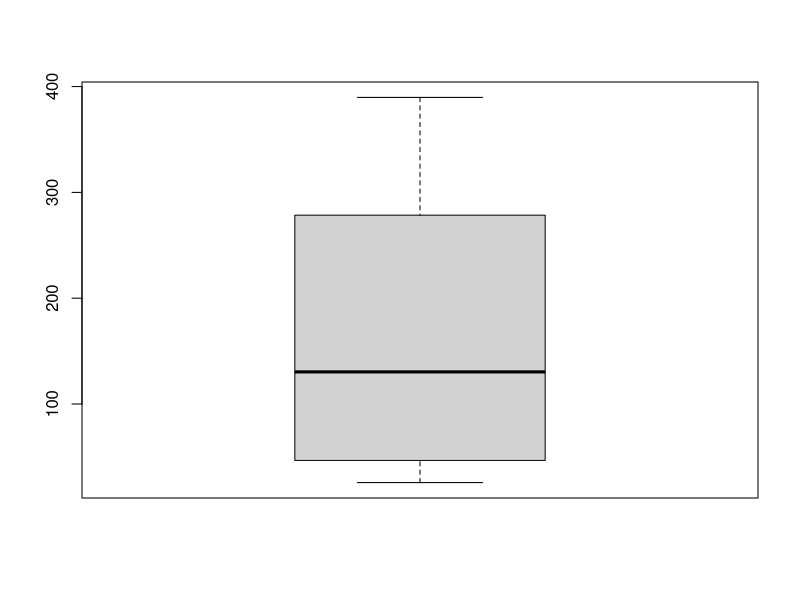

Here is the R script that generated this plot:

### Lab 3: Optimizations
### Leonard Mada

### v1.0

###############

# install.packages("lpSolve")

library(lpSolve)

#### Problems ####

### Problem 1
### Cat Food
### from the Pulp tutorial


### P1.1: Simplified version

# minimize objective
objective.coeff = c(0.013, 0.008)
objective.coeff = list("Chicken"=0.013, "Beef"=0.008)
# constraints
constr.mat = matrix(
	c(
	0.100, 0.080, 0.001, 0.002,
	0.200, 0.100, 0.005, 0.005), nrow=2, byrow=TRUE)

constr.mat = rbind( c(1, 1), t(constr.mat) )
constr.val = c(100, 8, 6, 2, 0.4)
constr.dir = c("=", ">=", ">=", "<=", "<=") # direction

# NON-integer solution
optimum = lp(direction="min", objective.coeff, constr.mat, constr.dir, constr.val)
optimum
optimum$solution


### P1.2: "Complete" version

# minimize objective
objective.coeff = c(0.013, 0.008, 0.002, 0.005)
objective.coeff = list("Chicken"=0.013, "Beef"=0.008, "Rice"=0.002, "Wheat_bran"=0.005)
# constraints
constr.mat = matrix(
	c(
	0.100, 0.080, 0.001, 0.002,
	0.200, 0.100, 0.005, 0.005,
	0.000, 0.010, 0.100, 0.002,
	0.040, 0.010, 0.150, 0.008), nrow=4, byrow=TRUE)

constr.mat = rbind( rep(1, 4), t(constr.mat) )
constr.val = c(100, 8, 6, 2, 0.4)
constr.dir = c("==", ">=", ">=", "<=", "<=") # direction

# NON-integer solution
optimum = lp(direction="min", objective.coeff, constr.mat, constr.dir, constr.val)
optimum
optimum$solution


#################

### Problem 2
### Gas Stations

gen.matrix = function(len, min.quantity=0, huge.quantity=0, val.default=1) {
	len_A = len[1]
	len_B = len[2]
	
	# Min constraints
	len_tot = len_A * len_B * len_B
	if(min.quantity > 0) {
		# will add dummy binary variables
		len_tot = 2 * len_tot
	}
	constr.mat = matrix(
		rep(0, len_tot),
		nrow=len_B, byrow=FALSE)
	for(i in 0:(len_B - 1)) {
		constr.mat[i + 1, 1:len_A + i*len_A] = val.default
	}
	
	# Max constraints
	tmp = matrix(rep(diag(len_A), len_B), nrow=len_A)
	if(min.quantity > 0) {
		tmp = cbind(tmp, matrix(0, nrow=len_A, ncol=len_A * len_B))
	}
	constr.mat = rbind(constr.mat, tmp)
	
	# Min quantity constraints
	if(min.quantity > 0) {
		tmp  = diag(len_A * len_B)
		tmp2 = cbind(tmp, tmp * (-min.quantity) )
		tmp2 = rbind(tmp2, cbind(-tmp, tmp * (huge.quantity) ))
		constr.mat = rbind(constr.mat, tmp2)
	}
	
	return(constr.mat)
}

# generate some distances
rdist = function(len, option=1) {
	if(option == 1) {
		val = runif(len, 10, 20)
	} else if(option == 2) {
		val = runif(len, 5, 20)
		val = val * val
	} else if(option == 3) {
		val = rnorm(len, 10, 8)
		val = val * val
	} else {
		val = rpois(len, 15)
	}
	return(val)
}

### Example

# Max quantity per supplier
supplier.q = c(200, 500, 300)
len = length(supplier.q)
# number of end users
len_gas = 9
# minimize objective
# Distance to gas stations
objective.coeff = rdist(len * len_gas, option=2)
boxplot(objective.coeff)

constr.mat = gen.matrix(c(len, len_gas))

min_val = 85 # 100
constr.val = c(rep(min_val, len_gas), supplier.q)
constr.dir = c(rep(">=", len_gas), rep("<=", len)) # direction

# NON-integer solution
optimum = lp(direction="min", objective.coeff, constr.mat, constr.dir, constr.val)
optimum
optimum$solution
t(matrix(optimum$solution, nrow=len))


#########
### Using Minimal-Quantity Constraint
min_val = 85 # 100
min_transported = 10
constr.mat = gen.matrix(c(len, len_gas), min.quantity = min_transported, huge.quantity=max(supplier.q))
# Constraints
len_tot = len * len_gas
constr.bin.val = c(constr.val, rep(0, 2*len_tot))
constr.bin.dir = c(constr.dir, rep(">=", 2*len_tot))
# Binary variables
bin.var = len_tot + 1:len_tot
objective.bin.coeff = c(objective.coeff, rep(0, len_tot))

optimum = lp(direction="min", objective.bin.coeff, constr.mat, constr.bin.dir, constr.bin.val, binary.vec = bin.var)
optimum
optimum$solution
t(matrix(optimum$solution, nrow=len))
